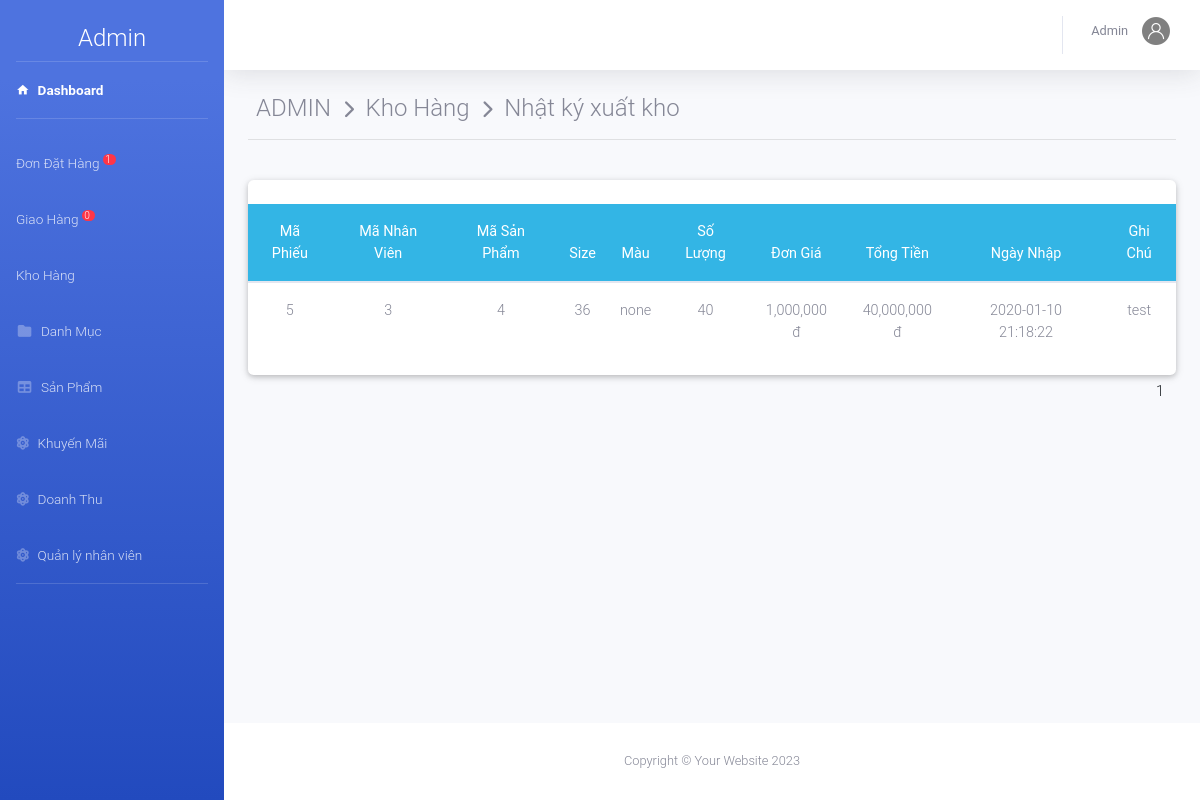
Screenshot of /Xiny-20240229T132948Z-001/Xiny/admin/index.php?action=kho&view=nhatkyx (signed in) with the database file from the repository.
### tables this page shows
CREATE TABLE `phieuxuat` (
  `MaPX` int(11) NOT NULL,
  `MaNV` int(11) NOT NULL,
  `MaSP` int(11) NOT NULL,
  `Mau` varchar(100) NOT NULL,
  `Size` varchar(50) NOT NULL,
  `SoLuong` int(11) NOT NULL,
  `DonGia` decimal(10,0) NOT NULL,
  `TongTien` decimal(10,0) NOT NULL,
  `Note` varchar(500) NOT NULL,
  `NgayXuat` datetime NOT NULL DEFAULT current_timestamp()
);

### Xiny-20240229T132948Z-001/Xiny/admin/kho/nhapkyxuat.php (the view, shortened to what this page needs)
<?php
    if(isset($_GET['trang'])){
        $trang=$_GET['trang'];
    }
    else{ $trang=1;}
    $from =($trang-1)*30;
	$sql="select * from phieuxuat Order by NgayXuat DESC limit $from,20";
	$rs=mysqli_query($conn,$sql);
?>
<div class="container-fluid">
    <div class="page-header">
        <h4 class="page-title">
             ADMIN &#160;<i class="fas fa-chevron-right" style="font-size: 18px"></i>&#160; Kho Hàng &#160;<i
                class="fas fa-chevron-right" style="font-size: 18px"></i>&#160; Nhật ký xuất kho
        </h4>
    </div>
    <hr><br>
    <div class="row">
        <div class="col-md-12 grid-margin stretch-card">
            <div class="card">
                <br>
                <table class="table table-hover  text-center ">
                    <thead class="badge-info">
                        <tr>
                            <th>Mã Phiếu</th>
                            <th>Mã Nhân Viên</th>
                            <th>Mã Sản Phẩm</th>
                            <th>Size</th>
                            <th>Màu</th>
                            <th>Số Lượng</th>
                            <th>Đơn Giá</th>
                            <th>Tổng Tiền</th>
                            <th>Ngày Nhập</th>
                            <th>Ghi Chú</th>
                        </tr>
                    </thead>
                    <tbody>
                        <?php
				 	while ($row=mysqli_fetch_array($rs)) { ?>
                        <tr>
                            <td><?php echo $row['MaPX']; ?></td>
                            <td><?php echo $row['MaNV']; ?></td>
                            <td><?php echo $row['MaSP']; ?></td>
                            <td><?php echo $row['Size']; ?></td>
                            <td><?php echo $row['Mau']; ?></td>
                            <td><?php echo $row['SoLuong']; ?></td>
                            <td><?php echo number_format($row['DonGia']).' đ'; ?></td>
                            <td><?php echo number_format($row['TongTien']).' đ'; ?></td>
                            <td><?php echo $row['NgayXuat']; ?></td>
                            <td><?php echo $row['Note']; ?></td>
                        </tr>
                        <?php	} ?>
                    </tbody>
                </table>
            </div>
        </div>
    </div>
    <div class="row m-auto">
        <?php
					$ds_spn1b="select * from phieuxuat Order by NgayXuat DESC";
		            $query_dssp2=mysqli_query($conn,$ds_spn1b);
		            $sosp=mysqli_num_rows($query_dssp2);
		            $sotrang = ceil($sosp/30); ?>
        <ul class="pagination justify-content-center">
            <?php for($x=1;$x<=$sotrang;$x++){ ?>
            <li class="page-item">
                <a class="page-link "
                    href="index.php?action=kho&view=nhatkyx&trang=<?php echo $x ?>"><?php echo $x ;?></a>
            </li>
            <?php
						      } ?>
        </ul>
    </div>
</div>

### rows the page displays
phieuxuat: MaPX "5", MaNV "3", MaSP "4", Size "36", Mau "none", SoLuong "40", DonGia "1,000,000", TongTien "40,000,000", NgayXuat "2020-01-10 21:18:22", Note "test"

### other values shown
$dem "1"
$dem "0"
$nv['TenNV'] "Admin"
